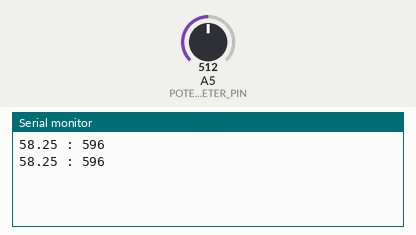
This sketch was run on a simulated Arduino Nano, built with avr-gcc and run on an emulated ATmega328P. On the bench: the last lines printed to the serial monitor. The test bench sets the inputs (shaded band); at power-on: A5 (POTENTIOMETER_PIN) = 512.

Above: at 2.8 s.
2.9 s: A5 (POTENTIOMETER_PIN) set to 716
At 4.8 s:
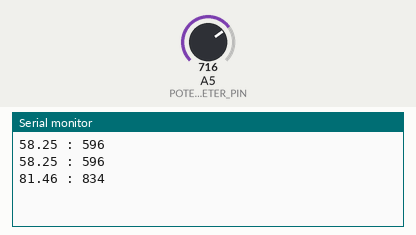
5.6 s: A5 (POTENTIOMETER_PIN) set to 889
At 6.3 s:
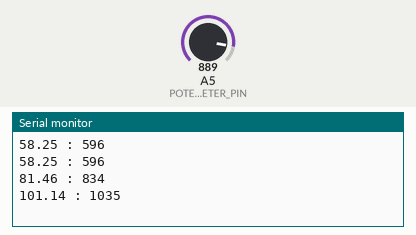
Timing chart, 0 to 8.6 s (numbered marks = the images above; inputs shaded):
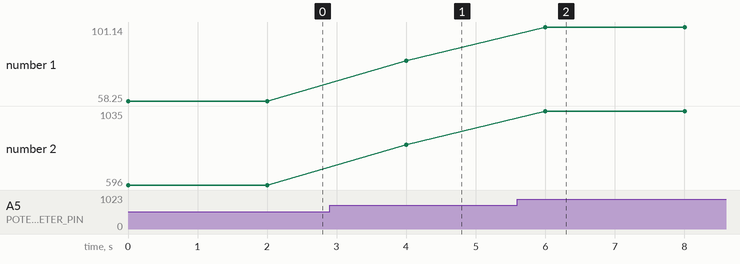

Measured:
- after the input at 2.9 s, the serial monitor: prints a new line after 1.1 s (image 1)
- after the input at 5.6 s, the serial monitor: prints a new line after 0.40 s (image 2)
- plotted number 1: 58.25 → 81.46 after the input at 2.9 s, 81.46 → 101.14 after the input at 5.6 s
- plotted number 2: 596 → 834 after the input at 2.9 s, 834 → 1035 after the input at 5.6 s

The sketch:

potentiometer_test.ino
```cpp
/*arduino:avr:nano:cpu=atmega328old
  Dave Skura, 2022
*/

// INPUT: Potentiometer should be connected to 5V and GND
#define POTENTIOMETER_PIN A5 // Potentiometer output connected to analog pin 0
#define MAX_POTENTIOMETER_VAL 879
#define THRESHOLD_MAX 1024
float potVal = 0; // Variable to store the input from the potentiometer, [0 .. 879]


void setup()
{
	Serial.begin(9600);
}

// Main program
void loop()
{
  potVal = analogRead(POTENTIOMETER_PIN);   // read the potentiometer value at the input pin
	float pot_pct = 0.0;
	int Threshold = 0;
	pot_pct = (potVal*100)/MAX_POTENTIOMETER_VAL;
	Threshold = (pot_pct/100) * THRESHOLD_MAX;
	Serial.print(pot_pct);
	Serial.print(" : ");
	Serial.println(Threshold);

	delay(2000);
}
```
